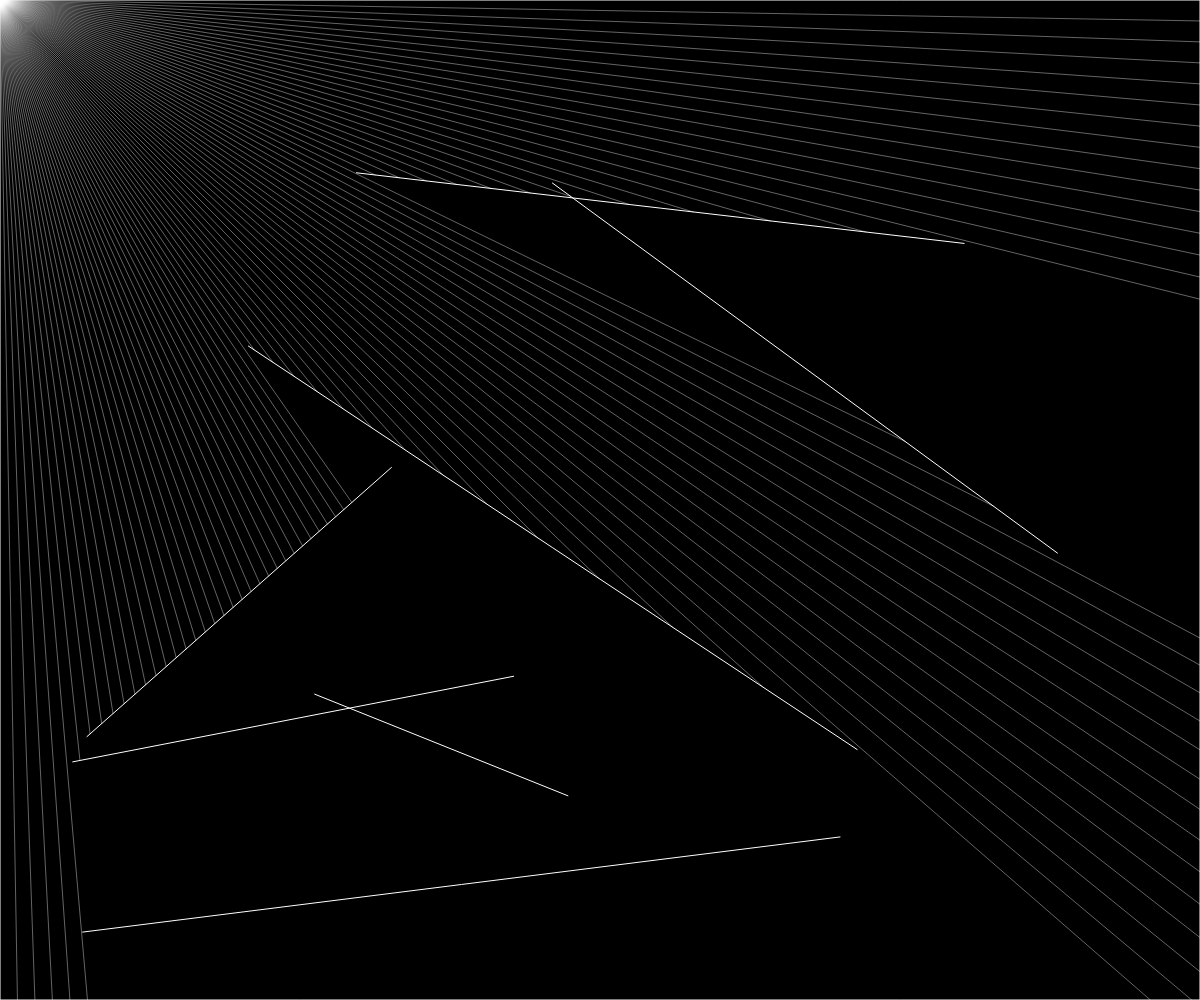
Frame 1 (no input)
Frame 60 (no input): identical to frame 1, image omitted
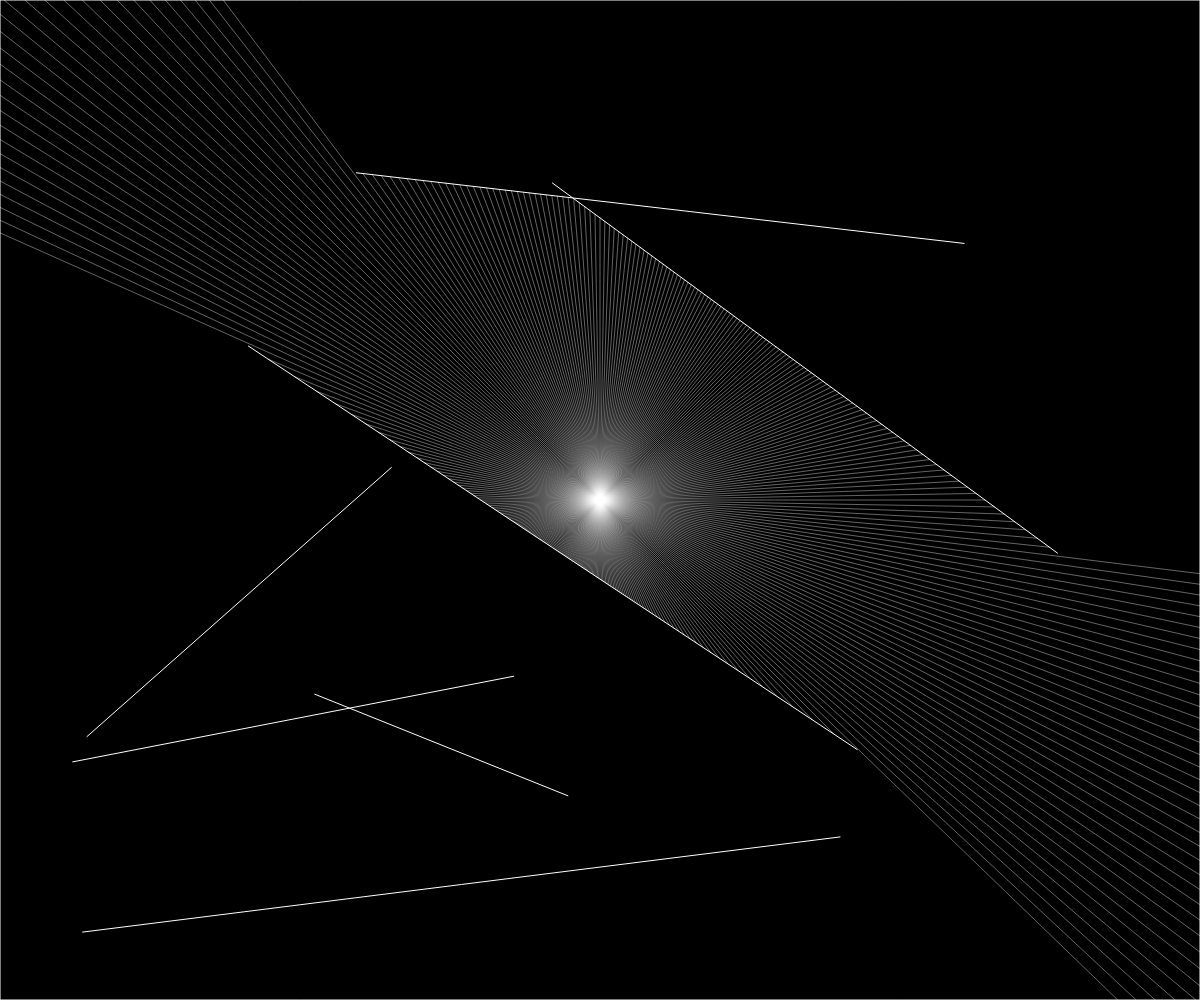
Frame 120 (the mouse pressed at the canvas centre since frame 60)

The p5.js sketch that drew these frames (run headless with seeded random() and noise() and a simulated clock; from frame 60 on, the mouse is pressed at the canvas centre):

// p5.js sketch
// ── sketch.js
let walls=[];
let ray;
let particle;

function createBoardWalls(){
  walls.push(new Boundary(0,0,width,0));
  walls.push(new Boundary(width,0,width,height));
  walls.push(new Boundary(width,height,0,height));
  walls.push(new Boundary(0,height,0,0));

}

function setup() {
  createCanvas(windowWidth,windowHeight);
  for(let i=0;i<7;i++){
    let x1=random(width);
    let x2=random(width);
    let y1=random(height);
    let y2=random(height);
    walls.push(new Boundary(x1,y1,x2,y2));
  }
  createBoardWalls();
  particle = new Particle();
}



function draw() {
  background(0);
  for(let wall of walls){
    wall.show();
  }
  particle.update(mouseX, mouseY);
  particle.show();
  particle.cast(walls);
  
}
// ── boundary.js
class Boundary{
    constructor(x1,y1,x2,y2){
        this.p1=createVector(x1, y1);
        this.p2=createVector(x2, y2);
    }

    show(){
        stroke(255);
        line(this.p1.x, this.p1.y, this.p2.x, this.p2.y);
    }
}
// ── particle.js
class Particle{
    constructor(){
        this.pos = createVector(width /2, height/2);
        this.rays=[];
        for(let a=0;a<360;a+=1){
            this.rays.push(new Ray(this.pos,radians(a)));
        }
    }

    update(x,y){
        this.pos.x=x;
        this.pos.y=y;
    }

    cast(walls){
        for(let ray of this.rays){
            let record = Infinity;
            let closest= null;
            for(let wall of walls){
                const pt=ray.cast(wall);
                if(pt){
                    const d=p5.Vector.dist(this.pos, pt);
                    if(d<record){
                        record=d;
                        closest=pt;
                    } 
                }
            }
            if(closest){
                stroke(255, 100);
                line(this.pos.x,this.pos.y,closest.x,closest.y);

            }
        }
    }

    show(){
        fill(255);  
        ellipse(this.pos.x, this.pos.y, 4);
        // for(let i=0;i<this.rays.length;i++){
        //     this.rays[i].show();
        // }
    }
}
// ── ray.js
class Ray{
    constructor(pos, angle) {
        this.src=pos;
        this.dir=p5.Vector.fromAngle(angle);
    }

    show(){
        stroke(255);
        push();
        translate(this.src.x, this.src.y);
        line(0,0, this.dir.x*20, this.dir.y*20);
        pop();
    }

    setDir(x,y){
        this.dir.x=x-this.src.x;
        this.dir.y=y-this.src.y;
        this.dir.normalize();
    }

    cast(wall){
        let x1 = wall.p1.x;
        let y1 = wall.p1.y;

        let x2 = wall.p2.x;
        let y2 = wall.p2.y;

        let x3 = this.src.x;
        let y3 = this.src.y;

        let x4 = this.src.x + this.dir.x;
        let y4 = this.src.y + this.dir.y;

        const den=(x1-x2) * (y3-y4) - (y1-y2) * (x3 - x4);
        if(den==0){
            return;
        }

        const t=((x1-x3) * (y3-y4) - (y1-y3) * (x3 - x4))/den;
        const u= -((x1-x2) *(y1-y3) - (y1-y2) * (x1-x3))/den;

        if(t > 0 && t < 1 && u>0){
            const pt =createVector();
            pt.x=x1+t*(x2-x1);
            pt.y=y1+t*(y2-y1);
            return pt;
        }else{
            return;
        }

    }
}
